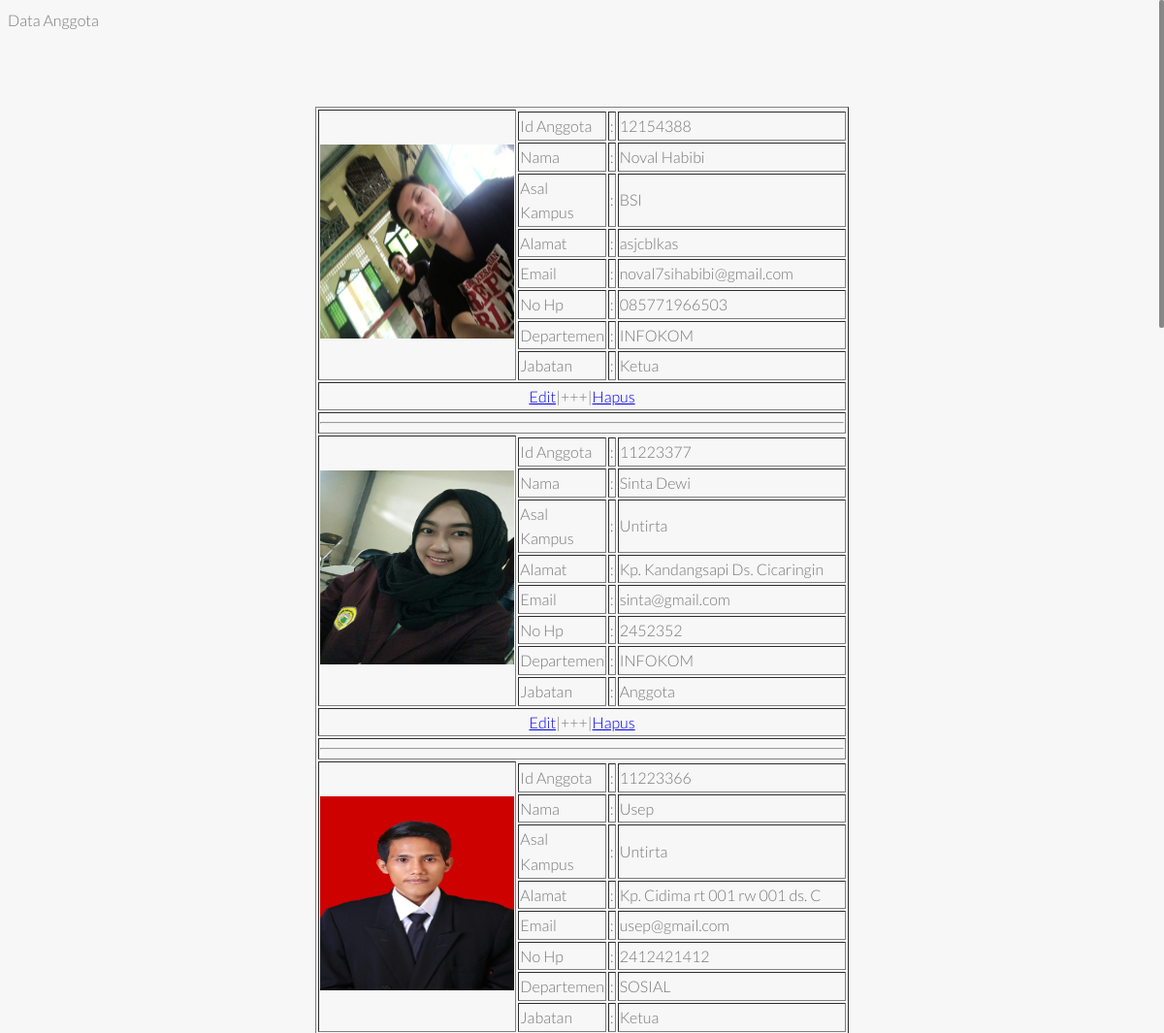
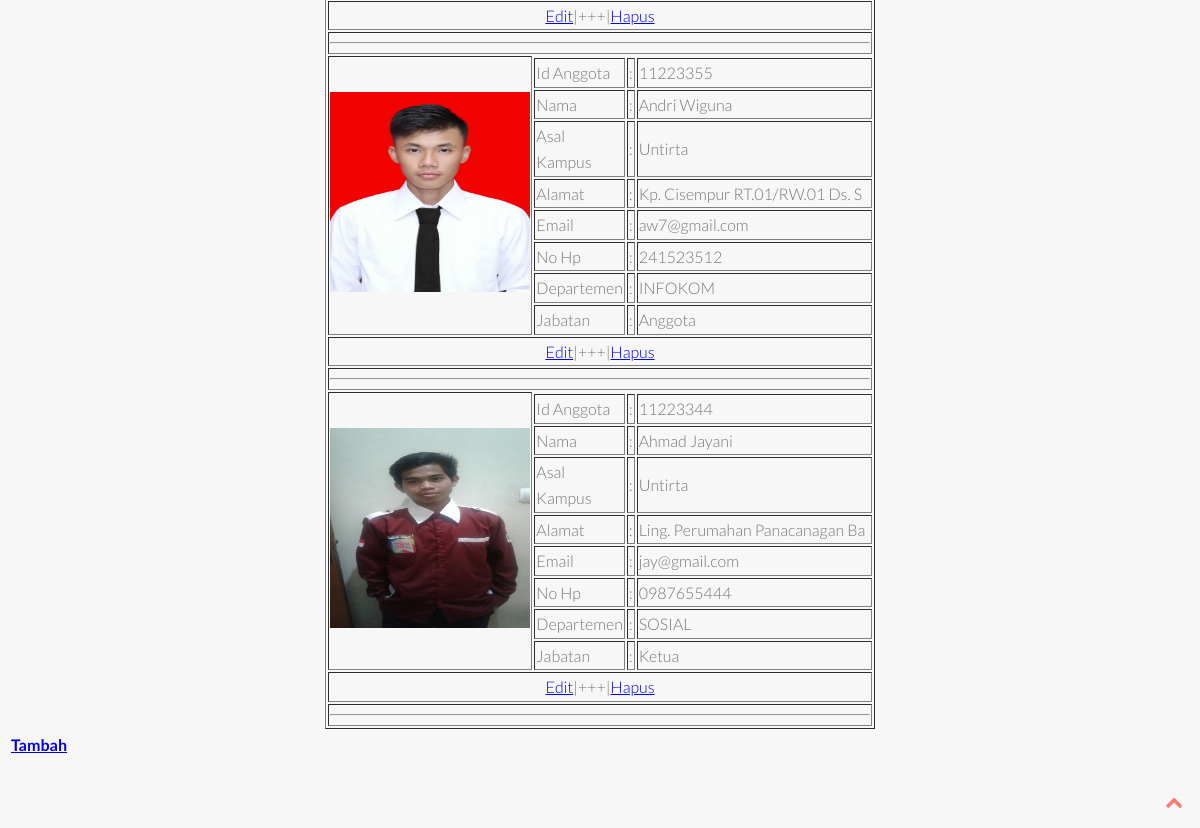
The page /admin/page/tampilanggota.php on the database its author committed (2 pictures, top to bottom).
### tables this page shows
CREATE TABLE `anggota` (
  `id_anggota` varchar(8) NOT NULL,
  `nm_anggota` varchar(30) NOT NULL,
  `asal_kampus` varchar(20) NOT NULL,
  `alamat` varchar(30) NOT NULL,
  `email` varchar(30) NOT NULL,
  `nohp` varchar(13) NOT NULL,
  `departemen` varchar(20) NOT NULL,
  `jabatan` varchar(10) NOT NULL,
  `foto` varchar(40) NOT NULL
);

### admin/page/tampilanggota.php (the view, shortened to what this page needs)
<!DOCTYPE html>
<html>
<head>
	<link rel="stylesheet" type="text/css" href="../css/responsible.css">
		<link rel="stylesheet" href="../css/bootstrap-theme.css">
        <link rel="stylesheet" href="../css/style.css">
</head>
<?php
 $koneksi=mysqli_connect("localhost","root","");
mysqli_select_db($koneksi,"hima");
$tampil="SELECT *FROM anggota order by id_anggota desc";
$query=mysqli_query($koneksi,$tampil)or die ("gagal".mysqli_error($koneksi));
if (isset($_GET['aksi']) and isset($_GET['id'])) {
	if ($_GET['aksi']=="hapus") {
		$queryhapus=mysqli_query($koneksi,"DELETE from anggota where id_anggota = $_GET[id]");
		if ($query) {
		echo "<script>window.alert('Data berhasil dihapus');
		document.location='?page=tampilanggota';</script>";
		}
	}
}else{
?>
<body >
<span class="page-title">Data Anggota</span>
<br><br><br><br>
<table border="1" align="center">
	<?php
	while ($row=mysqli_fetch_array($query))
	{
	$id_anggota=$row['id_anggota'];
    $nm_anggota= $row['nm_anggota'];
    $asal_kampus = $row['asal_kampus'];
    $alamat=$row['alamat'];
    $email = $row['email'];
    $nohp=$row['nohp'];
    $departemen=$row['departemen'];
    $jabatan=$row['jabatan'];
    $foto=$row['foto'];
    ?>
	<tr>
		<td width="120" rowspan="9"><a href="../gambar/foto/<?php echo $foto; ?>"> <img src="../gambar/foto/<?php echo $foto; ?>" width="200" height="200"></a></td>
	</tr>
	<tr>
		<td width="82">Id Anggota</td>
		<td width="3">:</td>
		<td width="231"><?php echo $id_anggota; ?></td>
	</tr>
	<tr>
		<td>Nama </td>
		<td>:</td>
		<td><?php echo $nm_anggota; ?></td>
	</tr>
	<tr>
		<td>Asal Kampus</td>
		<td>:</td>
		<td><?php echo $asal_kampus; ?></td>
	</tr>
	<tr>
		<td>Alamat</td>
		<td>:</td>
		<td><?php echo $alamat; ?></td>
	</tr>
	<tr>
		<td>Email</td>
		<td>:</td>
		<td><?php echo $email; ?></td>
	</tr>
	<tr>
		<td>No Hp</td>
		<td>:</td>
		<td><?php echo $nohp; ?></td>
	</tr>
	<tr>
		<td>Departemen</td>
		<td>:</td>
		<td><?php echo $departemen; ?></td>
	</tr>
	<tr>
		<td>Jabatan</td>
		<td>:</td>
		<td><?php echo $jabatan; ?></td>
	</tr>
	<tr>
	<td colspan="4" align="center"><a href="?page=editanggota&id=<?php echo $row['id_anggota']; ?>" id="lik">Edit</a>|+++|<a href="?page=tampilanggota&aksi=hapus&id=<?php echo $row['id_anggota']; ?>" id="lik" onClick="return confirm('Anda yakin mau hapus item ini ?');">Hapus</a></td>
	</tr>
	<tr>
	<td colspan="4"><hr></td>
	</tr>
	<?php }?>
</table>
<table align="left"><th><a href="?page=tambahanggota">Tambah</a></th></table>
<a href="#header" class="scrollup" style="color: red;" ><i class="fa fa-chevron-up"></i></a>
</body>
</html>
<?php } ?>

### css/style.css (style rules this page uses)
body { color:#777; background: #f7f7f7; font-size: 16px; line-height: 1.6em; font-weight: 300; text-shadow: none; }
body, h1, h2, h3, h4, h5, h6, .h1, .h2, .h3, .h4, .h5, .h6 { font-family: 'Lato', sans-serif; }
a.scrollup { height:32px; width:32px; color:#fff; font-size:18px; line-height:32px; text-align:center; text-decoration:none; position:fixed; bottom:10px; right:10px; z-index:9999; opacity:0.5; }

### rows shown on the page
anggota: foto (picture), id_anggota "12154388", nm_anggota "Noval Habibi", asal_kampus "BSI", alamat "asjcblkas", email "noval7sihabibi@gmail.com", nohp "085771966503", departemen "INFOKOM", jabatan "Ketua"
anggota: foto (picture), id_anggota "11223377", nm_anggota "Sinta Dewi", asal_kampus "Untirta", alamat "Kp. Kandangsapi Ds. Cicaringin", email "sinta@gmail.com", nohp "2452352", departemen "INFOKOM", jabatan "Anggota"
anggota: foto (picture), id_anggota "11223366", nm_anggota "Usep", asal_kampus "Untirta", alamat "Kp. Cidima rt 001 rw 001 ds. C", email "usep@gmail.com", nohp "2412421412", departemen "SOSIAL", jabatan "Ketua"
anggota: foto (picture), id_anggota "11223355", nm_anggota "Andri Wiguna", asal_kampus "Untirta", alamat "Kp. Cisempur RT.01/RW.01 Ds. S", email "aw7@gmail.com", nohp "241523512", departemen "INFOKOM", jabatan "Anggota"
anggota: foto (picture), id_anggota "11223344", nm_anggota "Ahmad Jayani", asal_kampus "Untirta", alamat "Ling. Perumahan Panacanagan Ba", email "jay@gmail.com", nohp "0987655444", departemen "SOSIAL", jabatan "Ketua"
